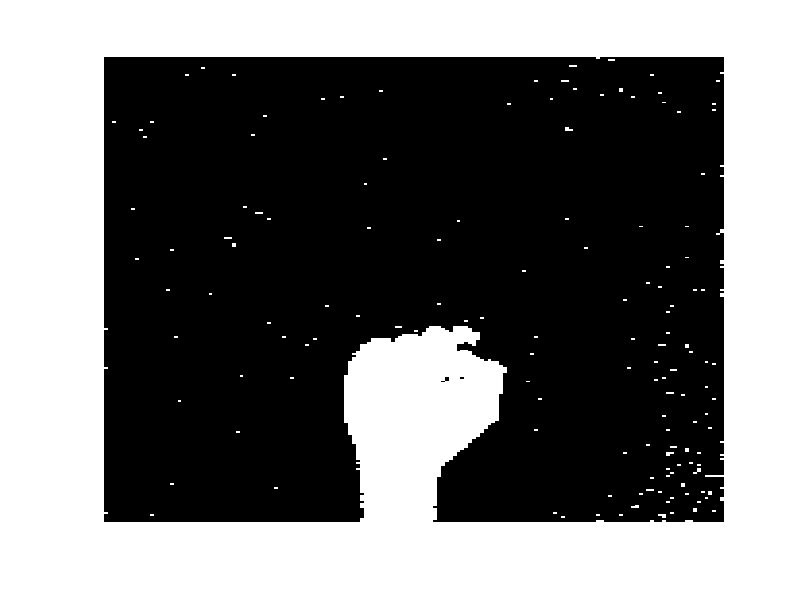
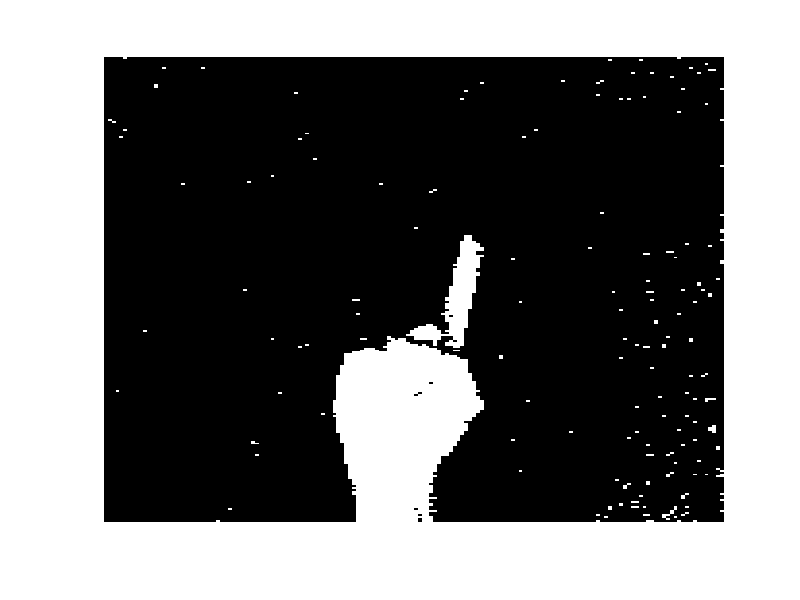
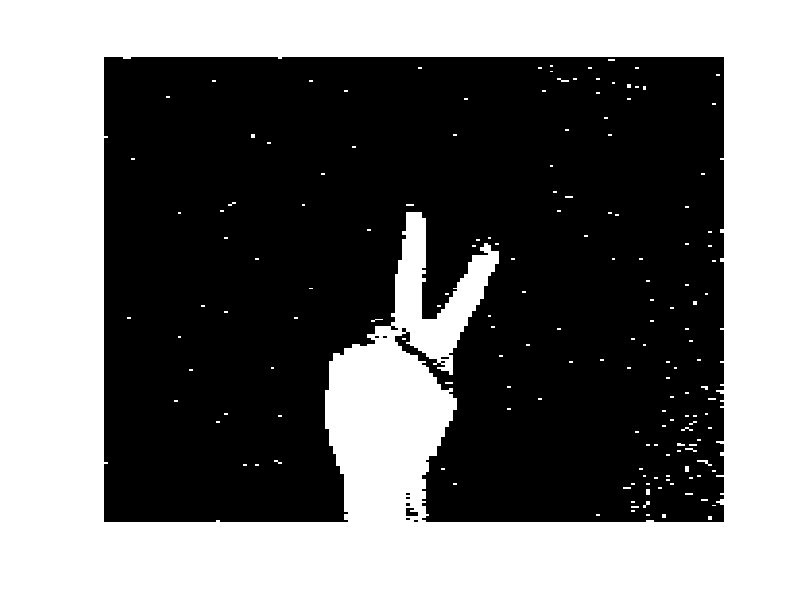
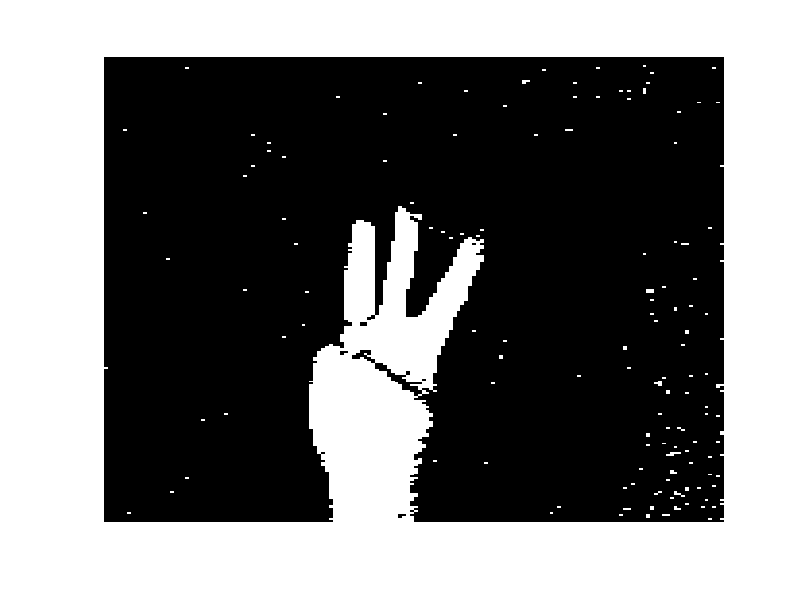

These charts were generated, in order, by the following MATLAB code:
% YCBCR con TRAINING Y TEST de las imagenes
  load FicherosPractica.mat
  pkg load image
  fondo_ycbcr = rgb2ycbcr(calib_frame);
  fondocb = fondo_ycbcr(:,:,2);
  for i = 1:6
    mano_ycbcr = rgb2ycbcr(hand_frames_training(:,:,:,i));
    manocb = mano_ycbcr(:,:,2);
    diferencia_cb = abs(double(manocb) - double(fondocb));
    mask_cb = diferencia_cb > 7;
    figure; imshow(mask_cb);
  endfor
  close all

  fondo_ycbcr = rgb2ycbcr(calib_frame);
  fondocb = fondo_ycbcr(:,:,2);
  for i = 1:6
    mano_ycbcr = rgb2ycbcr(hand_frames_testing(:,:,:,i));
    manocb = mano_ycbcr(:,:,2);
    diferencia_cb = abs(double(manocb) - double(fondocb));
    mask_cb = diferencia_cb > 7;
    figure; imshow(mask_cb);
  endfor
  %close all
